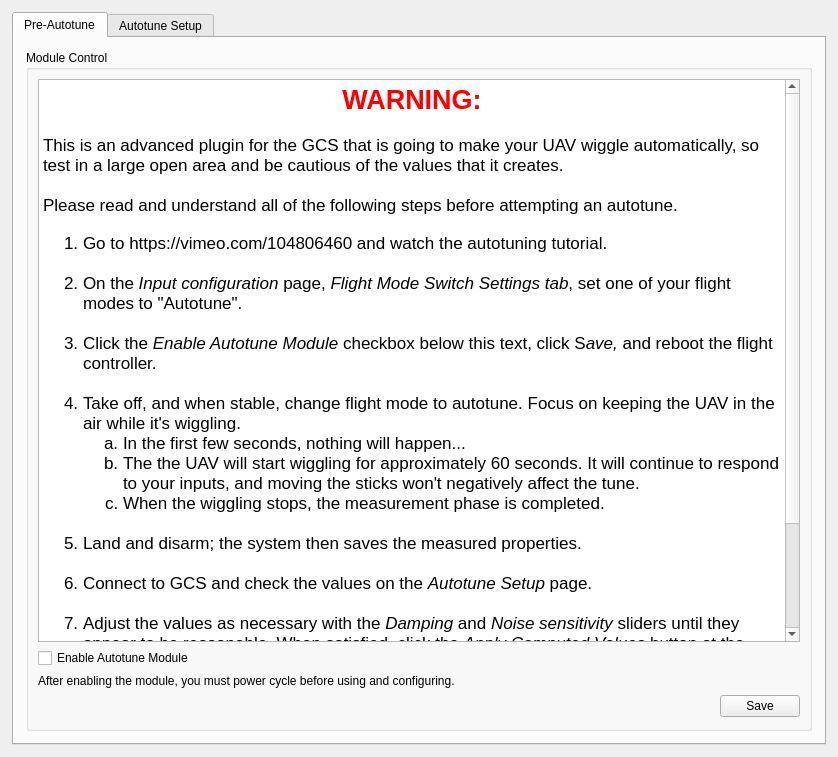
<?xml version="1.0" encoding="UTF-8"?>
<ui version="4.0">
 <class>AutotuneWidget</class>
 <widget class="QWidget" name="AutotuneWidget">
  <property name="geometry">
   <rect>
    <x>0</x>
    <y>0</y>
    <width>838</width>
    <height>757</height>
   </rect>
  </property>
  <property name="sizePolicy">
   <sizepolicy hsizetype="Expanding" vsizetype="Expanding">
    <horstretch>0</horstretch>
    <verstretch>0</verstretch>
   </sizepolicy>
  </property>
  <property name="maximumSize">
   <size>
    <width>840</width>
    <height>16777215</height>
   </size>
  </property>
  <property name="windowTitle">
   <string>Form</string>
  </property>
  <layout class="QVBoxLayout" name="verticalLayout_2">
   <property name="leftMargin">
    <number>12</number>
   </property>
   <property name="topMargin">
    <number>12</number>
   </property>
   <property name="rightMargin">
    <number>12</number>
   </property>
   <property name="bottomMargin">
    <number>12</number>
   </property>
   <item>
    <widget class="QTabWidget" name="Autotune_tabs">
     <property name="currentIndex">
      <number>0</number>
     </property>
     <widget class="QWidget" name="Preautotune_tab">
      <attribute name="title">
       <string>Pre-Autotune</string>
      </attribute>
      <layout class="QGridLayout" name="gridLayout_5">
       <property name="leftMargin">
        <number>12</number>
       </property>
       <property name="topMargin">
        <number>12</number>
       </property>
       <property name="rightMargin">
        <number>12</number>
       </property>
       <property name="bottomMargin">
        <number>12</number>
       </property>
       <item row="2" column="0" colspan="3">
        <widget class="QGroupBox" name="groupBox_5">
         <property name="title">
          <string>Module Control</string>
         </property>
         <layout class="QVBoxLayout" name="verticalLayout_4">
          <item>
           <widget class="QTextEdit" name="textEdit">
            <property name="frameShape">
             <enum>QFrame::StyledPanel</enum>
            </property>
            <property name="frameShadow">
             <enum>QFrame::Sunken</enum>
            </property>
            <property name="html">
             <string>&lt;!DOCTYPE HTML PUBLIC &quot;-//W3C//DTD HTML 4.0//EN&quot; &quot;http://www.w3.org/TR/REC-html40/strict.dtd&quot;&gt;
&lt;html&gt;&lt;head&gt;&lt;meta name=&quot;qrichtext&quot; content=&quot;1&quot; /&gt;&lt;style type=&quot;text/css&quot;&gt;
p, li { white-space: pre-wrap; }
&lt;/style&gt;&lt;/head&gt;&lt;body style=&quot; font-family:'Ubuntu'; font-size:11pt; font-weight:400; font-style:normal;&quot;&gt;
&lt;p align=&quot;center&quot; style=&quot; margin-top:0px; margin-bottom:0px; margin-left:0px; margin-right:0px; -qt-block-indent:0; text-indent:0px;&quot;&gt;&lt;span style=&quot; font-family:'Lucida Grande'; font-size:20pt; font-weight:600; color:#ff0000;&quot;&gt;WARNING:&lt;/span&gt;&lt;/p&gt;
&lt;p style=&quot;-qt-paragraph-type:empty; margin-top:0px; margin-bottom:0px; margin-left:0px; margin-right:0px; -qt-block-indent:0; text-indent:0px; font-family:'Lucida Grande'; font-size:13pt;&quot;&gt;&lt;br /&gt;&lt;/p&gt;
&lt;p style=&quot; margin-top:0px; margin-bottom:0px; margin-left:0px; margin-right:0px; -qt-block-indent:0; text-indent:0px;&quot;&gt;&lt;span style=&quot; font-family:'Lucida Grande'; font-size:13pt;&quot;&gt;This is an advanced plugin for the GCS that is going to make your UAV wiggle automatically, so test in a large open area and be cautious of the values that it creates.&lt;br /&gt;&lt;br /&gt;Please read and understand all of the following steps before attempting an autotune.&lt;br /&gt;&lt;/span&gt;&lt;/p&gt;
&lt;ol style=&quot;margin-top: 0px; margin-bottom: 0px; margin-left: 0px; margin-right: 0px; -qt-list-indent: 1;&quot;&gt;&lt;li style=&quot; font-family:'Lucida Grande'; font-size:13pt;&quot; style=&quot; margin-top:0px; margin-bottom:0px; margin-left:0px; margin-right:0px; -qt-block-indent:0; text-indent:0px;&quot;&gt;Go to https://vimeo.com/104806460 and watch the autotuning tutorial.&lt;/li&gt;
&lt;p style=&quot;-qt-paragraph-type:empty; margin-top:0px; margin-bottom:0px; margin-left:0px; margin-right:0px; -qt-block-indent:1; text-indent:0px; font-family:'Lucida Grande'; font-size:13pt;&quot;&gt;&lt;br /&gt;&lt;/p&gt;
&lt;li style=&quot; font-family:'Lucida Grande'; font-size:13pt;&quot; style=&quot; margin-top:0px; margin-bottom:0px; margin-left:0px; margin-right:0px; -qt-block-indent:0; text-indent:0px;&quot;&gt;On the &lt;span style=&quot; font-style:italic;&quot;&gt;Input configuration &lt;/span&gt;page, &lt;span style=&quot; font-style:italic;&quot;&gt;Flight Mode Switch Settings tab&lt;/span&gt;, set one of your flight modes to &amp;quot;Autotune&amp;quot;.&lt;/li&gt;
&lt;p style=&quot;-qt-paragraph-type:empty; margin-top:0px; margin-bottom:0px; margin-left:0px; margin-right:0px; -qt-block-indent:1; text-indent:0px; font-family:'Lucida Grande'; font-size:13pt;&quot;&gt;&lt;br /&gt;&lt;/p&gt;
&lt;li style=&quot; font-family:'Lucida Grande'; font-size:13pt;&quot; style=&quot; margin-top:0px; margin-bottom:0px; margin-left:0px; margin-right:0px; -qt-block-indent:0; text-indent:0px;&quot;&gt;Click the &lt;span style=&quot; font-style:italic;&quot;&gt;Enable Autotune Module&lt;/span&gt; checkbox below this text, click S&lt;span style=&quot; font-style:italic;&quot;&gt;ave,&lt;/span&gt; and reboot the flight controller.&lt;br /&gt;&lt;/li&gt;
&lt;li style=&quot; font-family:'Lucida Grande'; font-size:13pt;&quot; style=&quot; margin-top:0px; margin-bottom:0px; margin-left:0px; margin-right:0px; -qt-block-indent:0; text-indent:0px;&quot;&gt;Take off, and when stable, change flight mode to autotune. Focus on keeping the UAV in the air while it's wiggling.&lt;/li&gt;
&lt;ol type=&quot;a&quot; style=&quot;margin-top: 0px; margin-bottom: 0px; margin-left: 0px; margin-right: 0px; -qt-list-indent: 2;&quot;&gt;&lt;li style=&quot; font-family:'Lucida Grande'; font-size:13pt;&quot; style=&quot; margin-top:0px; margin-bottom:0px; margin-left:0px; margin-right:0px; -qt-block-indent:0; text-indent:0px;&quot;&gt;In the first few seconds, nothing will happen...&lt;/li&gt;
&lt;li style=&quot; font-family:'Lucida Grande'; font-size:13pt;&quot; style=&quot; margin-top:0px; margin-bottom:0px; margin-left:0px; margin-right:0px; -qt-block-indent:0; text-indent:0px;&quot;&gt;The the UAV will start wiggling for approximately 60 seconds. It will continue to respond to your inputs, and moving the sticks won't negatively affect the tune.&lt;/li&gt;
&lt;li style=&quot; font-family:'Lucida Grande'; font-size:13pt;&quot; style=&quot; margin-top:0px; margin-bottom:0px; margin-left:0px; margin-right:0px; -qt-block-indent:0; text-indent:0px;&quot;&gt;When the wiggling stops, the measurement phase is completed.&lt;/li&gt;&lt;/ol&gt;
&lt;p style=&quot;-qt-paragraph-type:empty; margin-top:0px; margin-bottom:0px; margin-left:0px; margin-right:0px; -qt-block-indent:1; text-indent:0px; font-family:'Lucida Grande'; font-size:13pt;&quot;&gt;&lt;br /&gt;&lt;/p&gt;
&lt;li style=&quot; font-family:'Lucida Grande'; font-size:13pt;&quot; style=&quot; margin-top:0px; margin-bottom:0px; margin-left:0px; margin-right:0px; -qt-block-indent:0; text-indent:0px;&quot;&gt;Land and disarm; the system then saves the measured properties. &lt;br /&gt;&lt;/li&gt;
&lt;li style=&quot; font-family:'Lucida Grande'; font-size:13pt;&quot; style=&quot; margin-top:0px; margin-bottom:0px; margin-left:0px; margin-right:0px; -qt-block-indent:0; text-indent:0px;&quot;&gt;Connect to GCS and check the values on the &lt;span style=&quot; font-style:italic;&quot;&gt;Autotune Setup&lt;/span&gt; page. &lt;br /&gt;&lt;/li&gt;
&lt;li style=&quot; font-family:'Lucida Grande'; font-size:13pt;&quot; style=&quot; margin-top:0px; margin-bottom:0px; margin-left:0px; margin-right:0px; -qt-block-indent:0; text-indent:0px;&quot;&gt;Adjust the values as necessary with the &lt;span style=&quot; font-style:italic;&quot;&gt;Damping&lt;/span&gt; and &lt;span style=&quot; font-style:italic;&quot;&gt;Noise sensitivity&lt;/span&gt; sliders until they appear to be reasonable. When satisfied, click the &lt;span style=&quot; font-style:italic;&quot;&gt;Apply Computed Values&lt;/span&gt; button at the bottom right.&lt;br /&gt;&lt;/li&gt;
&lt;li style=&quot; font-family:'Lucida Grande'; font-size:13pt;&quot; style=&quot; margin-top:0px; margin-bottom:0px; margin-left:0px; margin-right:0px; -qt-block-indent:0; text-indent:0px;&quot;&gt;Return to the &lt;span style=&quot; font-style:italic;&quot;&gt;Stabilization&lt;/span&gt; page and click &lt;span style=&quot; font-style:italic;&quot;&gt;save&lt;/span&gt; to enable the new settings. &lt;br /&gt;&lt;/li&gt;
&lt;li style=&quot; font-family:'Lucida Grande'; font-size:13pt;&quot; style=&quot; margin-top:0px; margin-bottom:12px; margin-left:0px; margin-right:0px; -qt-block-indent:0; text-indent:0px;&quot;&gt;Ensure that a normal flight mode (not Autotune) is selected prior to the next flight.  If Autotune is left as the active mode, the flight controller will not arm.&lt;/li&gt;&lt;/ol&gt;&lt;/body&gt;&lt;/html&gt;</string>
            </property>
           </widget>
          </item>
          <item>
           <widget class="QCheckBox" name="enableAutoTune">
            <property name="text">
             <string>Enable Autotune Module</string>
            </property>
            <property name="checkable">
             <bool>true</bool>
            </property>
           </widget>
          </item>
          <item>
           <widget class="QLabel" name="label_13">
            <property name="text">
             <string>After enabling the module, you must power cycle before using and configuring.</string>
            </property>
           </widget>
          </item>
          <item>
           <layout class="QHBoxLayout" name="horizontalLayout">
            <property name="spacing">
             <number>4</number>
            </property>
            <item>
             <spacer name="horizontalSpacer_3">
              <property name="orientation">
               <enum>Qt::Horizontal</enum>
              </property>
              <property name="sizeType">
               <enum>QSizePolicy::Expanding</enum>
              </property>
              <property name="sizeHint" stdset="0">
               <size>
                <width>13</width>
                <height>25</height>
               </size>
              </property>
             </spacer>
            </item>
            <item>
             <widget class="QPushButton" name="saveStabilizationToSD_6">
              <property name="minimumSize">
               <size>
                <width>0</width>
                <height>0</height>
               </size>
              </property>
              <property name="toolTip">
               <string>Send settings to the board and save to the non-volatile memory</string>
              </property>
              <property name="styleSheet">
               <string notr="true"/>
              </property>
              <property name="text">
               <string>Save</string>
              </property>
              <property name="objrelation" stdset="0">
               <stringlist>
                <string>button:save</string>
               </stringlist>
              </property>
             </widget>
            </item>
           </layout>
          </item>
         </layout>
        </widget>
       </item>
      </layout>
     </widget>
     <widget class="QWidget" name="autotune_tab">
      <attribute name="title">
       <string>Autotune Setup</string>
      </attribute>
      <layout class="QVBoxLayout" name="verticalLayout_3">
       <property name="leftMargin">
        <number>0</number>
       </property>
       <property name="topMargin">
        <number>0</number>
       </property>
       <property name="rightMargin">
        <number>0</number>
       </property>
       <property name="bottomMargin">
        <number>0</number>
       </property>
       <item>
        <widget class="QScrollArea" name="scrollArea">
         <property name="palette">
          <palette>
           <active>
            <colorrole role="Base">
             <brush brushstyle="SolidPattern">
              <color alpha="255">
               <red>255</red>
               <green>255</green>
               <blue>255</blue>
              </color>
             </brush>
            </colorrole>
            <colorrole role="Window">
             <brush brushstyle="SolidPattern">
              <color alpha="0">
               <red>232</red>
               <green>232</green>
               <blue>232</blue>
              </color>
             </brush>
            </colorrole>
           </active>
           <inactive>
            <colorrole role="Base">
             <brush brushstyle="SolidPattern">
              <color alpha="255">
               <red>255</red>
               <green>255</green>
               <blue>255</blue>
              </color>
             </brush>
            </colorrole>
            <colorrole role="Window">
             <brush brushstyle="SolidPattern">
              <color alpha="0">
               <red>232</red>
               <green>232</green>
               <blue>232</blue>
              </color>
             </brush>
            </colorrole>
           </inactive>
           <disabled>
            <colorrole role="Base">
             <brush brushstyle="SolidPattern">
              <color alpha="0">
               <red>232</red>
               <green>232</green>
               <blue>232</blue>
              </color>
             </brush>
            </colorrole>
            <colorrole role="Window">
             <brush brushstyle="SolidPattern">
              <color alpha="0">
               <red>232</red>
               <green>232</green>
               <blue>232</blue>
              </color>
             </brush>
            </colorrole>
           </disabled>
          </palette>
         </property>
         <property name="frameShape">
          <enum>QFrame::NoFrame</enum>
         </property>
         <property name="frameShadow">
          <enum>QFrame::Plain</enum>
         </property>
         <property name="widgetResizable">
          <bool>true</bool>
         </property>
         <widget class="QWidget" name="scrollAreaWidgetContents">
          <property name="geometry">
           <rect>
            <x>0</x>
            <y>0</y>
            <width>796</width>
            <height>755</height>
           </rect>
          </property>
          <property name="sizePolicy">
           <sizepolicy hsizetype="Expanding" vsizetype="Expanding">
            <horstretch>0</horstretch>
            <verstretch>0</verstretch>
           </sizepolicy>
          </property>
          <property name="autoFillBackground">
           <bool>true</bool>
          </property>
          <layout class="QVBoxLayout" name="verticalLayout">
           <property name="spacing">
            <number>12</number>
           </property>
           <property name="leftMargin">
            <number>12</number>
           </property>
           <property name="topMargin">
            <number>12</number>
           </property>
           <property name="rightMargin">
            <number>12</number>
           </property>
           <property name="bottomMargin">
            <number>12</number>
           </property>
           <item>
            <widget class="QLabel" name="label_20">
             <property name="sizePolicy">
              <sizepolicy hsizetype="Preferred" vsizetype="Preferred">
               <horstretch>0</horstretch>
               <verstretch>0</verstretch>
              </sizepolicy>
             </property>
             <property name="text">
              <string>&lt;html&gt;&lt;head/&gt;&lt;body&gt;
&lt;ul&gt;
&lt;li&gt;Decrease the damping slider to make your aircraft response more rapidly. Increase it for more stability.&lt;/li&gt; &lt;li&gt;Increasing the noise sensitivity slider will make your aircraft respond more rapidly, but will cause twitches due to noise.&lt;/li&gt;
&lt;li&gt;Default values should fly well.
  &lt;ul&gt;
   &lt;li&gt;Use damping 1.3 and noise sensitivity 0.8 for very smooth flight&lt;/li&gt;
   &lt;li&gt;Use damping 1.0 and noise sensitivity 1.3 for very snappy flight&lt;/li&gt;
  &lt;/ul&gt;
&lt;/li&gt;
&lt;/ul&gt;
&lt;/body&gt;&lt;/html&gt;</string>
             </property>
             <property name="wordWrap">
              <bool>true</bool>
             </property>
            </widget>
           </item>
           <item>
            <widget class="QGroupBox" name="groupBox_3">
             <property name="sizePolicy">
              <sizepolicy hsizetype="Preferred" vsizetype="Preferred">
               <horstretch>0</horstretch>
               <verstretch>1</verstretch>
              </sizepolicy>
             </property>
             <property name="title">
              <string>Measured Properties</string>
             </property>
             <layout class="QGridLayout" name="gridLayout">
              <item row="0" column="1">
               <widget class="QLabel" name="label_6">
                <property name="text">
                 <string>Gain</string>
                </property>
               </widget>
              </item>
              <item row="0" column="2">
               <widget class="QLabel" name="label_7">
                <property name="text">
                 <string>Bias</string>
                </property>
               </widget>
              </item>
              <item row="0" column="3">
               <widget class="QLabel" name="label_14">
                <property name="text">
                 <string>Tau (s)</string>
                </property>
               </widget>
              </item>
              <item row="0" column="4">
               <widget class="QLabel" name="label_16">
                <property name="text">
                 <string>Noise</string>
                </property>
               </widget>
              </item>
              <item row="1" column="0">
               <widget class="QLabel" name="label_3">
                <property name="text">
                 <string>Roll</string>
                </property>
               </widget>
              </item>
              <item row="1" column="1">
               <widget class="QLabel" name="measuredRollGain">
                <property name="text">
                 <string>0</string>
                </property>
                <property name="alignment">
                 <set>Qt::AlignLeading|Qt::AlignLeft|Qt::AlignVCenter</set>
                </property>
                <property name="objrelation" stdset="0">
                 <stringlist>
                  <string>objname:SystemIdent</string>
                  <string>fieldname:Beta</string>
                  <string>element:Roll</string>
                 </stringlist>
                </property>
               </widget>
              </item>
              <item row="1" column="2">
               <widget class="QLabel" name="measuredRollBias">
                <property name="text">
                 <string>0</string>
                </property>
                <property name="alignment">
                 <set>Qt::AlignLeading|Qt::AlignLeft|Qt::AlignVCenter</set>
                </property>
                <property name="objrelation" stdset="0">
                 <stringlist>
                  <string>objname:SystemIdent</string>
                  <string>fieldname:Bias</string>
                  <string>element:Roll</string>
                 </stringlist>
                </property>
               </widget>
              </item>
              <item row="1" column="3">
               <widget class="QLabel" name="rollTau">
                <property name="text">
                 <string>0</string>
                </property>
                <property name="alignment">
                 <set>Qt::AlignLeading|Qt::AlignLeft|Qt::AlignVCenter</set>
                </property>
               </widget>
              </item>
              <item row="1" column="4">
               <widget class="QLabel" name="measuredRollNoise">
                <property name="text">
                 <string>0</string>
                </property>
                <property name="alignment">
                 <set>Qt::AlignLeading|Qt::AlignLeft|Qt::AlignVCenter</set>
                </property>
                <property name="objrelation" stdset="0">
                 <stringlist>
                  <string>objname:SystemIdent</string>
                  <string>fieldname:Noise</string>
                  <string>element:Roll</string>
                 </stringlist>
                </property>
               </widget>
              </item>
              <item row="2" column="0">
               <widget class="QLabel" name="label_8">
                <property name="text">
                 <string>Pitch</string>
                </property>
               </widget>
              </item>
              <item row="2" column="1">
               <widget class="QLabel" name="measuredPitchGain">
                <property name="text">
                 <string>0</string>
                </property>
                <property name="alignment">
                 <set>Qt::AlignLeading|Qt::AlignLeft|Qt::AlignVCenter</set>
                </property>
                <property name="objrelation" stdset="0">
                 <stringlist>
                  <string>objname:SystemIdent</string>
                  <string>fieldname:Beta</string>
                  <string>element:Pitch</string>
                 </stringlist>
                </property>
               </widget>
              </item>
              <item row="2" column="2">
               <widget class="QLabel" name="measuredPitchBias">
                <property name="text">
                 <string>0</string>
                </property>
                <property name="alignment">
                 <set>Qt::AlignLeading|Qt::AlignLeft|Qt::AlignVCenter</set>
                </property>
                <property name="objrelation" stdset="0">
                 <stringlist>
                  <string>objname:SystemIdent</string>
                  <string>fieldname:Bias</string>
                  <string>element:Pitch</string>
                 </stringlist>
                </property>
               </widget>
              </item>
              <item row="2" column="3">
               <widget class="QLabel" name="pitchTau">
                <property name="text">
                 <string>0</string>
                </property>
                <property name="alignment">
                 <set>Qt::AlignLeading|Qt::AlignLeft|Qt::AlignVCenter</set>
                </property>
               </widget>
              </item>
              <item row="2" column="4">
               <widget class="QLabel" name="measuredPitchNoise">
                <property name="text">
                 <string>0</string>
                </property>
                <property name="alignment">
                 <set>Qt::AlignLeading|Qt::AlignLeft|Qt::AlignVCenter</set>
                </property>
                <property name="objrelation" stdset="0">
                 <stringlist>
                  <string>objname:SystemIdent</string>
                  <string>fieldname:Noise</string>
                  <string>element:Pitch</string>
                 </stringlist>
                </property>
               </widget>
              </item>
              <item row="3" column="0">
               <widget class="QLabel" name="label_17">
                <property name="text">
                 <string>Yaw</string>
                </property>
               </widget>
              </item>
              <item row="3" column="1">
               <widget class="QLabel" name="measuredYawGain">
                <property name="text">
                 <string>0</string>
                </property>
                <property name="alignment">
                 <set>Qt::AlignLeading|Qt::AlignLeft|Qt::AlignVCenter</set>
                </property>
                <property name="objrelation" stdset="0">
                 <stringlist>
                  <string>objname:SystemIdent</string>
                  <string>fieldname:Beta</string>
                  <string>element:Yaw</string>
                 </stringlist>
                </property>
               </widget>
              </item>
              <item row="3" column="2">
               <widget class="QLabel" name="measuredYawBias">
                <property name="text">
                 <string>0</string>
                </property>
                <property name="alignment">
                 <set>Qt::AlignLeading|Qt::AlignLeft|Qt::AlignVCenter</set>
                </property>
                <property name="objrelation" stdset="0">
                 <stringlist>
                  <string>objname:SystemIdent</string>
                  <string>fieldname:Bias</string>
                  <string>element:Yaw</string>
                 </stringlist>
                </property>
               </widget>
              </item>
              <item row="3" column="4">
               <widget class="QLabel" name="measuredYawNoise">
                <property name="text">
                 <string>0</string>
                </property>
                <property name="alignment">
                 <set>Qt::AlignLeading|Qt::AlignLeft|Qt::AlignVCenter</set>
                </property>
                <property name="objrelation" stdset="0">
                 <stringlist>
                  <string>objname:SystemIdent</string>
                  <string>fieldname:Noise</string>
                  <string>element:Yaw</string>
                 </stringlist>
                </property>
               </widget>
              </item>
             </layout>
             <zorder>label_3</zorder>
             <zorder>measuredRollGain</zorder>
             <zorder>measuredRollBias</zorder>
             <zorder>label_6</zorder>
             <zorder>label_8</zorder>
             <zorder>measuredPitchGain</zorder>
             <zorder>measuredPitchBias</zorder>
             <zorder>rollTau</zorder>
             <zorder>label_7</zorder>
             <zorder>pitchTau</zorder>
             <zorder>label_14</zorder>
             <zorder>label_16</zorder>
             <zorder>measuredPitchNoise</zorder>
             <zorder>measuredRollNoise</zorder>
             <zorder>label_17</zorder>
             <zorder>measuredYawGain</zorder>
             <zorder>measuredYawBias</zorder>
             <zorder>measuredYawNoise</zorder>
            </widget>
           </item>
           <item>
            <widget class="QGroupBox" name="groupBox">
             <property name="sizePolicy">
              <sizepolicy hsizetype="Preferred" vsizetype="Preferred">
               <horstretch>0</horstretch>
               <verstretch>1</verstretch>
              </sizepolicy>
             </property>
             <property name="title">
              <string>Tuning Aggressiveness</string>
             </property>
             <layout class="QGridLayout" name="gridLayout_2">
              <item row="1" column="0">
               <widget class="QLabel" name="label_11">
                <property name="text">
                 <string>Damping</string>
                </property>
               </widget>
              </item>
              <item row="2" column="2">
               <widget class="QLabel" name="lblNoise">
                <property name="text">
                 <string>1.0 %</string>
                </property>
               </widget>
              </item>
              <item row="1" column="1">
               <widget class="QSlider" name="rateDamp">
                <property name="minimum">
                 <number>85</number>
                </property>
                <property name="maximum">
                 <number>150</number>
                </property>
                <property name="value">
                 <number>110</number>
                </property>
                <property name="orientation">
                 <enum>Qt::Horizontal</enum>
                </property>
               </widget>
              </item>
              <item row="3" column="1">
               <widget class="QLabel" name="wn">
                <property name="text">
                 <string/>
                </property>
               </widget>
              </item>
              <item row="3" column="0">
               <widget class="QLabel" name="label_2">
                <property name="text">
                 <string>Natural frequency</string>
                </property>
               </widget>
              </item>
              <item row="1" column="2">
               <widget class="QLabel" name="lblDamp">
                <property name="text">
                 <string>1.10</string>
                </property>
               </widget>
              </item>
              <item row="2" column="1">
               <widget class="QSlider" name="rateNoise">
                <property name="minimum">
                 <number>0</number>
                </property>
                <property name="maximum">
                 <number>30</number>
                </property>
                <property name="singleStep">
                 <number>1</number>
                </property>
                <property name="value">
                 <number>10</number>
                </property>
                <property name="orientation">
                 <enum>Qt::Horizontal</enum>
                </property>
               </widget>
              </item>
              <item row="2" column="0">
               <widget class="QLabel" name="label">
                <property name="text">
                 <string>Noise sensitivity</string>
                </property>
               </widget>
              </item>
              <item row="3" column="2">
               <widget class="QPushButton" name="btnResetSliders">
                <property name="text">
                 <string>Reset Sliders</string>
                </property>
               </widget>
              </item>
             </layout>
            </widget>
           </item>
           <item>
            <spacer name="verticalSpacer_2">
             <property name="orientation">
              <enum>Qt::Vertical</enum>
             </property>
             <property name="sizeType">
              <enum>QSizePolicy::Fixed</enum>
             </property>
             <property name="sizeHint" stdset="0">
              <size>
               <width>20</width>
               <height>6</height>
              </size>
             </property>
            </spacer>
           </item>
           <item>
            <widget class="QGroupBox" name="groupBox_2">
             <property name="sizePolicy">
              <sizepolicy hsizetype="Preferred" vsizetype="Preferred">
               <horstretch>0</horstretch>
               <verstretch>1</verstretch>
              </sizepolicy>
             </property>
             <property name="title">
              <string>Computed Values</string>
             </property>
             <layout class="QGridLayout" name="gridLayout_3">
              <item row="1" column="1">
               <widget class="QLabel" name="rollRateKp">
                <property name="text">
                 <string>0</string>
                </property>
               </widget>
              </item>
              <item row="7" column="1">
               <widget class="QLabel" name="lblOuterKp">
                <property name="text">
                 <string>0</string>
                </property>
               </widget>
              </item>
              <item row="1" column="2">
               <widget class="QLabel" name="rollRateKi">
                <property name="text">
                 <string>0</string>
                </property>
               </widget>
              </item>
              <item row="8" column="1">
               <widget class="QLabel" name="derivativeCutoff">
                <property name="text">
                 <string>0</string>
                </property>
               </widget>
              </item>
              <item row="8" column="0">
               <widget class="QLabel" name="label_18">
                <property name="text">
                 <string>Derivative cutoff</string>
                </property>
               </widget>
              </item>
              <item row="0" column="1">
               <widget class="QLabel" name="label_5">
                <property name="text">
                 <string>RateKp</string>
                </property>
               </widget>
              </item>
              <item row="3" column="0">
               <widget class="QLabel" name="lblYawComputed">
                <property name="text">
                 <string>Yaw</string>
                </property>
               </widget>
              </item>
              <item row="3" column="2">
               <widget class="QLabel" name="yawRateKi">
                <property name="text">
                 <string>-</string>
                </property>
               </widget>
              </item>
              <item row="2" column="3">
               <widget class="QLabel" name="pitchRateKd">
                <property name="text">
                 <string>0</string>
                </property>
               </widget>
              </item>
              <item row="2" column="1">
               <widget class="QLabel" name="pitchRateKp">
                <property name="text">
                 <string>0</string>
                </property>
               </widget>
              </item>
              <item row="0" column="3">
               <widget class="QLabel" name="label_10">
                <property name="text">
                 <string>RateKd</string>
                </property>
               </widget>
              </item>
              <item row="1" column="0">
               <widget class="QLabel" name="label_4">
                <property name="text">
                 <string>Roll</string>
                </property>
               </widget>
              </item>
              <item row="3" column="1">
               <widget class="QLabel" name="yawRateKp">
                <property name="text">
                 <string>-</string>
                </property>
               </widget>
              </item>
              <item row="3" column="3">
               <widget class="QLabel" name="yawRateKd">
                <property name="text">
                 <string>-</string>
                </property>
               </widget>
              </item>
              <item row="2" column="0">
               <widget class="QLabel" name="label_12">
                <property name="text">
                 <string>Pitch</string>
                </property>
               </widget>
              </item>
              <item row="2" column="2">
               <widget class="QLabel" name="pitchRateKi">
                <property name="text">
                 <string>0</string>
                </property>
               </widget>
              </item>
              <item row="1" column="3">
               <widget class="QLabel" name="rollRateKd">
                <property name="text">
                 <string>0</string>
                </property>
               </widget>
              </item>
              <item row="0" column="2">
               <widget class="QLabel" name="label_9">
                <property name="text">
                 <string>RateKi</string>
                </property>
               </widget>
              </item>
              <item row="4" column="0" colspan="4">
               <widget class="QCheckBox" name="cbUseYaw">
                <property name="text">
                 <string>Use experimental yaw tuning</string>
                </property>
               </widget>
              </item>
              <item row="6" column="0">
               <widget class="QLabel" name="label_19">
                <property name="maximumSize">
                 <size>
                  <width>16777215</width>
                  <height>6</height>
                 </size>
                </property>
                <property name="text">
                 <string/>
                </property>
               </widget>
              </item>
              <item row="7" column="0">
               <widget class="QLabel" name="label_15">
                <property name="text">
                 <string>Outer Kp</string>
                </property>
               </widget>
              </item>
              <item row="5" column="0" colspan="4">
               <widget class="QLabel" name="label_21">
                <property name="text">
                 <string>&lt;html&gt;&lt;head/&gt;&lt;body&gt;&lt;p&gt;&lt;span style=&quot; font-weight:600; color:#ff0000;&quot;&gt;Note: &lt;/span&gt;&lt;span style=&quot; color:#ff0000;&quot;&gt;Yaw tuning is currently experimental only. Please exercise appropriate care if utilising this option.&lt;/span&gt;&lt;/p&gt;&lt;/body&gt;&lt;/html&gt;</string>
                </property>
               </widget>
              </item>
              <item row="7" column="2">
               <widget class="QLabel" name="label_22">
                <property name="text">
                 <string>Outer Ki</string>
                </property>
               </widget>
              </item>
              <item row="7" column="3">
               <widget class="QLabel" name="lblOuterKi">
                <property name="text">
                 <string>0</string>
                </property>
               </widget>
              </item>
             </layout>
            </widget>
           </item>
           <item>
            <widget class="QGroupBox" name="groupBox_4">
             <property name="sizePolicy">
              <sizepolicy hsizetype="Preferred" vsizetype="Preferred">
               <horstretch>0</horstretch>
               <verstretch>0</verstretch>
              </sizepolicy>
             </property>
             <property name="title">
              <string/>
             </property>
             <layout class="QHBoxLayout" name="horizontalLayout_2">
              <property name="spacing">
               <number>1</number>
              </property>
              <property name="topMargin">
               <number>1</number>
              </property>
              <property name="bottomMargin">
               <number>1</number>
              </property>
              <item>
               <layout class="QGridLayout" name="gridLayout_4">
                <item row="0" column="2" colspan="2">
                 <widget class="QPushButton" name="useComputedValues">
                  <property name="styleSheet">
                   <string notr="true"/>
                  </property>
                  <property name="text">
                   <string>Apply Computed Values</string>
                  </property>
                 </widget>
                </item>
                <item row="0" column="1">
                 <spacer name="horizontalSpacer">
                  <property name="orientation">
                   <enum>Qt::Horizontal</enum>
                  </property>
                  <property name="sizeHint" stdset="0">
                   <size>
                    <width>40</width>
                    <height>20</height>
                   </size>
                  </property>
                 </spacer>
                </item>
                <item row="0" column="0">
                 <widget class="QPushButton" name="shareDataPB">
                  <property name="text">
                   <string>Share Results</string>
                  </property>
                  <property name="icon">
                   <iconset resource="configgadget.qrc">
                    <normaloff>:/configgadget/images/share-2-icon.png</normaloff>:/configgadget/images/share-2-icon.png</iconset>
                  </property>
                  <property name="iconSize">
                   <size>
                    <width>30</width>
                    <height>30</height>
                   </size>
                  </property>
                  <property name="flat">
                   <bool>true</bool>
                  </property>
                 </widget>
                </item>
               </layout>
              </item>
             </layout>
            </widget>
           </item>
          </layout>
         </widget>
        </widget>
       </item>
      </layout>
     </widget>
    </widget>
   </item>
  </layout>
 </widget>
 <resources>
  <include location="configgadget.qrc"/>
 </resources>
 <connections/>
</ui>
